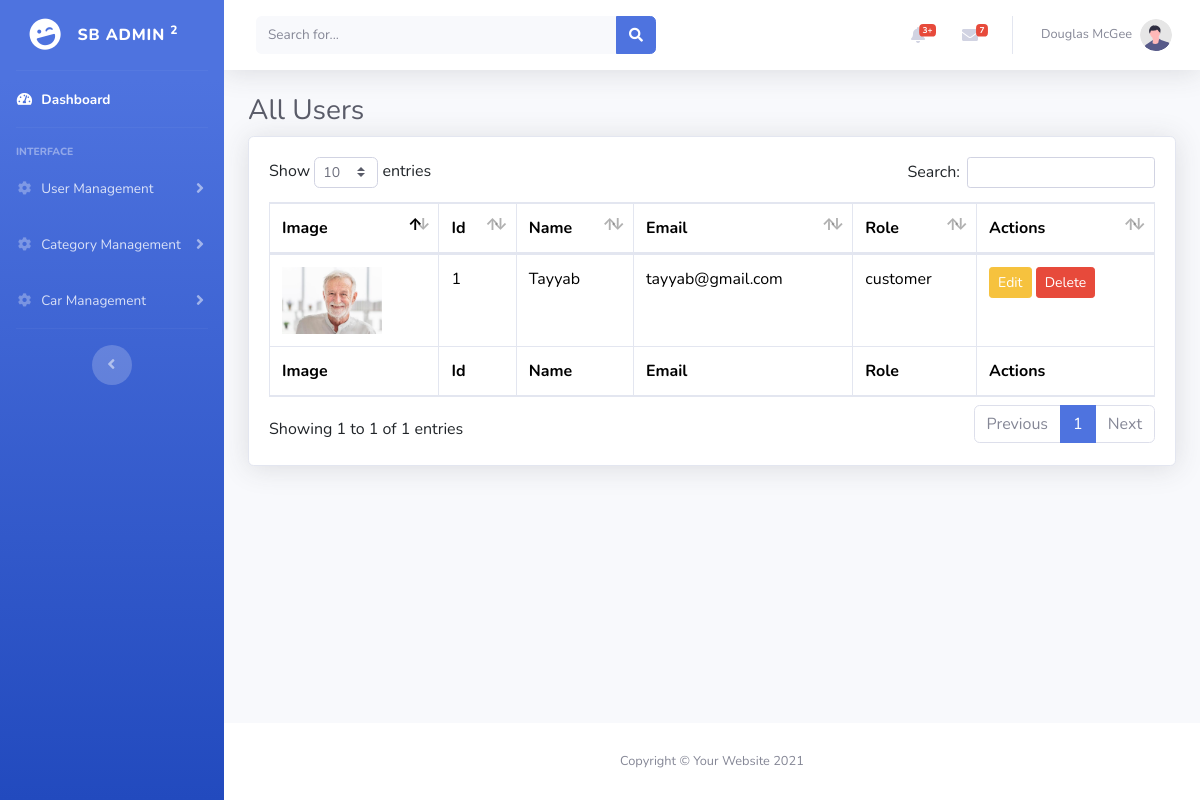
Before: /admin/getusers.php with the older database file.
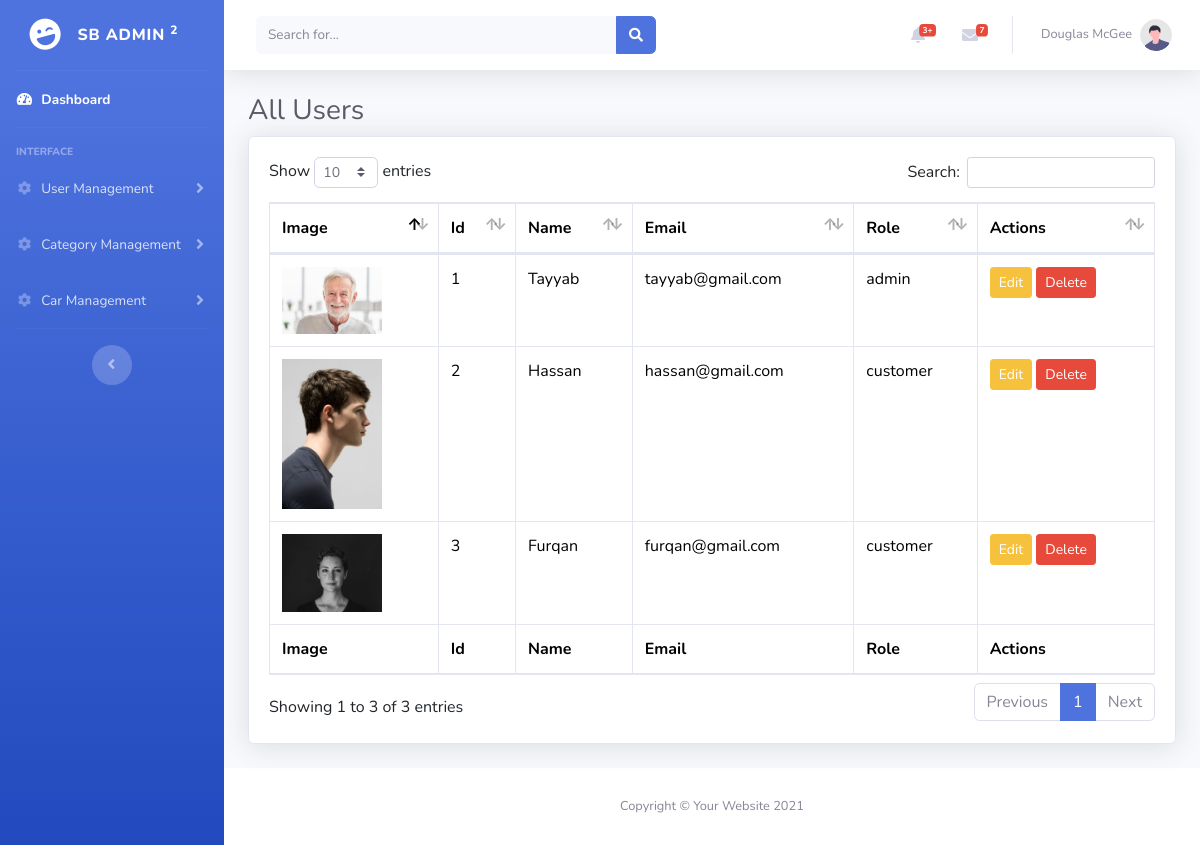
After: the same page with the newer database file.
### tables this page shows
CREATE TABLE `users` (
  `userId` int(11) NOT NULL,
  `userName` varchar(100) DEFAULT NULL,
  `userImage` text DEFAULT NULL,
  `userEmail` varchar(255) DEFAULT NULL,
  `userPassword` varchar(255) DEFAULT NULL,
  `role_id_fk` int(11) NOT NULL
);

CREATE TABLE `roles` (
  `role_id` int(11) NOT NULL,
  `role_name` varchar(100) DEFAULT NULL
);

### admin/getusers.php (the view)
<?php
include ('../db.php');
$users = mysqli_query($con,"SELECT * FROM users INNER JOIN roles ON users.role_id_fk = roles.role_id");
?>
<?php require('./header.php')?>
                <div class="container-fluid">
                    <h1 class="h3 mb-2 text-gray-800">All Users</h1>
                    <div class="card shadow mb-4">
                        <div class="card-body">
                            <div class="table-responsive">
                                <table class="table table-bordered" id="dataTable" width="100%" cellspacing="0">
                                    <thead>
                                        <tr>
                                            <th>Image</th>
                                            <th>Id</th>
                                            <th>Name</th>
                                            <th>Email</th>
                                            <th>Role</th>
                                            <th>Actions</th>
                                        </tr>
                                    </thead>
                                    <tfoot>
                                         <tr>
                                             <th>Image</th>
                                            <th>Id</th>
                                            <th>Name</th>
                                            <th>Email</th>
                                            <th>Role</th>
                                            <th>Actions</th>
                                        </tr>
                                    </tfoot>
                                   <tbody>
                                    <?php foreach($users as $user){?>
                                        <tr>
                                            <td>
                                                <img src="userimages/<?php echo $user["userImage"]?>" alt="" width="100">
                                            </td>
                                            <td><?php echo $user["userId"]?></td>
                                            <td><?php echo $user["userName"]?></td>
                                            <td><?php echo $user["userEmail"]?></td>
                                            <td><?php echo $user["role_name"]?></td>
                                            <td>
                                                <a href="" class="btn btn-warning btn-sm">Edit</a>
                                                <a href="" class="btn btn-danger btn-sm">Delete</a>
                                            </td>
                                        </tr>
                                        <?php }?>
                                   </tbody>
                                </table>
                            </div>
                        </div>
                    </div>
                </div>
            </div>
<?php require('./footer.php')?>

### admin/header.php (shortened to what this page needs)
<!DOCTYPE html>
<html lang="en">
<head>
    <link href="https://cdn.jsdelivr.net/npm/bootstrap@5.3.8/dist/css/bootstrap.min.css" rel="stylesheet">
    <link href="vendor/fontawesome-free/css/all.min.css" rel="stylesheet" type="text/css">
    <link href="css/sb-admin-2.min.css" rel="stylesheet">
     <link href="vendor/datatables/dataTables.bootstrap4.min.css" rel="stylesheet">
</head>
<body id="page-top">
    <div id="wrapper">
        <ul class="navbar-nav bg-gradient-primary sidebar sidebar-dark accordion" id="accordionSidebar">
            <a class="sidebar-brand d-flex align-items-center justify-content-center" href="index.html">
                <div class="sidebar-brand-icon rotate-n-15">
                    <i class="fas fa-laugh-wink"></i>
                </div>
                <div class="sidebar-brand-text mx-3">SB Admin <sup>2</sup></div>
            </a>
            <hr class="sidebar-divider my-0">
            <li class="nav-item active">
                <a class="nav-link" href="index.html">
                    <i class="fas fa-fw fa-tachometer-alt"></i>
                    <span>Dashboard</span></a>
            </li>
            <hr class="sidebar-divider">
            <div class="sidebar-heading">
                Interface
            </div>
            <li class="nav-item">
                <a class="nav-link collapsed" href="#" data-toggle="collapse" data-target="#collapseTwo"
                    aria-expanded="true" aria-controls="collapseTwo">
                    <i class="fas fa-fw fa-cog"></i>
                    <span>User Management</span>
                </a>
            </li>
             <li class="nav-item">
                <a class="nav-link collapsed" href="#" data-toggle="collapse" data-target="#collapseThree"
                    aria-expanded="true" aria-controls="collapseTwo">
                    <i class="fas fa-fw fa-cog"></i>
                    <span>Category Management</span>
                </a>
            </li>
            <li class="nav-item">
                <a class="nav-link collapsed" href="#" data-toggle="collapse" data-target="#collapseFour"
                    aria-expanded="true" aria-controls="collapseTwo">
                    <i class="fas fa-fw fa-cog"></i>
                    <span>Car Management</span>
                </a>
            </li>
            <hr class="sidebar-divider d-none d-md-block">
            <div class="text-center d-none d-md-inline">
                <button class="rounded-circle border-0" id="sidebarToggle"></button>
            </div>
        </ul>
        <div id="content-wrapper" class="d-flex flex-column">
            <div id="content">
                <nav class="navbar navbar-expand navbar-light bg-white topbar mb-4 static-top shadow">
                    <form
                        class="d-none d-sm-inline-block form-inline mr-auto ml-md-3 my-2 my-md-0 mw-100 navbar-search">
                        <div class="input-group">
                            <input type="text" class="form-control bg-light border-0 small" placeholder="Search for..."
                                aria-label="Search" aria-describedby="basic-addon2">
                            <div class="input-group-append">
                                <button class="btn btn-primary" type="button">
                                    <i class="fas fa-search fa-sm"></i>
                                </button>
                            </div>
                        </div>
                    </form>
                    <ul class="navbar-nav ml-auto">
                        <li class="nav-item dropdown no-arrow mx-1">
                            <a class="nav-link dropdown-toggle" href="#" id="alertsDropdown" role="button"
                                data-toggle="dropdown" aria-haspopup="true" aria-expanded="false">
                                <i class="fas fa-bell fa-fw"></i>
                                <span class="badge badge-danger badge-counter">3+</span>
                            </a>
                        </li>
                        <li class="nav-item dropdown no-arrow mx-1">
                            <a class="nav-link dropdown-toggle" href="#" id="messagesDropdown" role="button"
                                data-toggle="dropdown" aria-haspopup="true" aria-expanded="false">
                                <i class="fas fa-envelope fa-fw"></i>
                                <span class="badge badge-danger badge-counter">7</span>
                            </a>
                        </li>
                        <li class="nav-item dropdown no-arrow">
                            <a class="nav-link dropdown-toggle" href="#" id="userDropdown" role="button"
                                data-toggle="dropdown" aria-haspopup="true" aria-expanded="false">
                                <span class="mr-2 d-none d-lg-inline text-gray-600 small">Douglas McGee</span>
                                <img class="img-profile rounded-circle"
                                    src="img/undraw_profile.svg">
                            </a>
                        </li>
                    </ul>
                </nav>

### admin/footer.php (shortened to what this page needs)
            <footer class="sticky-footer bg-white">
                <div class="container my-auto">
                    <div class="copyright text-center my-auto">
                        <span>Copyright &copy; Your Website 2021</span>
                    </div>
                </div>
            </footer>
        </div>
    </div>
</body>
</html>

Changed rows visible on the page:
changed users "Tayyab": role_id_fk.role_name "customer" → "admin"
added users: userImage (picture), userId "2", userName "Hassan", userEmail "hassan@gmail.com", role_id_fk.role_name "customer"
added users: userImage (picture), userId "3", userName "Furqan", userEmail "furqan@gmail.com", role_id_fk.role_name "customer"
Other visible differences:
text written by a page script: "Show entries Search: Showing 1 to 1 of 1 entries Previous 1 Next" → "Show entries Search: Showing 1 to 3 of 3 entries Previous 1 Next"
